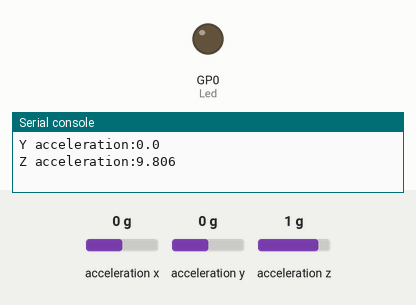
This program was run on a simulated Raspberry Pi Pico running CircuitPython. Parts: output pins drawn as LEDs (lit = HIGH), the last lines printed to the serial console. Inputs (shaded band) come from the test bench; at power-on: acceleration z 1 g, acceleration x 0 g, acceleration y 0 g.

Above: at 1.2 s.
1.3 s: acceleration z set to 0.3 g
2.8 s: acceleration z set to 0 g
At 4.0 s:
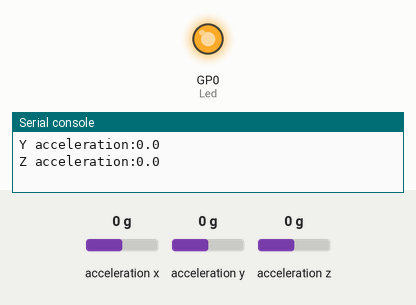
4.3 s: acceleration z set to -0.3 g
At 5.0 s:
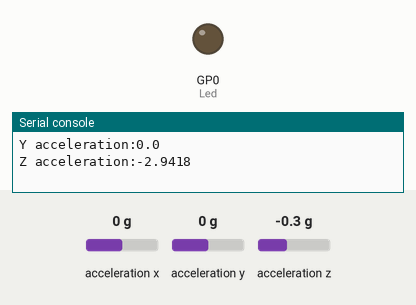
Timing chart, 0 to 7.3 s (numbered marks = the images above; inputs shaded):
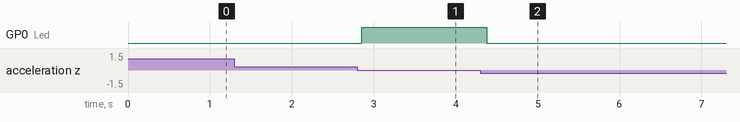

Measured:
- the behaviour switches between 0.2 and 0.1 g on acceleration z (found by bisection; images 0 and 1)
- the behaviour switches between -0.1 and -0.2 g on acceleration z (found by bisection; images 1 and 2)
- after the input at 2.8 s, GP0 (Led): LOW → HIGH after 0.05 s
- after the input at 4.3 s, GP0 (Led): HIGH → LOW after 0.08 s

The program:

Crash_Avoidance_2.py
```python
import board
import time
import adafruit_mpu6050
import busio
import digitalio

sda_pin = board.GP14 #Sets the sda pin
scl_pin = board.GP15 #Sets the scl pin
i2c = busio.I2C(scl_pin, sda_pin) # Connects the sda and scl to i2c

Led = digitalio.DigitalInOut(board.GP0) # Set LED pin
Led.direction = digitalio.Direction.OUTPUT # Pin is using output

mpu = adafruit_mpu6050.MPU6050(i2c) # Sets up the MPU

while True:
    Xaccel = mpu.acceleration[0] #Reads the X acceleration
    Yaccel = mpu.acceleration[1]
    Zaccel = mpu.acceleration[2]

    print(f"X acceleration:{Xaccel}") # Prints the X acceleration
    print(f"Y acceleration:{Yaccel}")
    print(f"Z acceleration:{Zaccel}")
    print(" ") # Create a space between the prints

    if abs(Zaccel) < 1: # If Z is 90 degrees from parallel
        Led.value = True # Turn LED on
        time.sleep(.1) # Pause so there isn't too much data
    else:
        Led.value = False # Turn LED off
        time.sleep(.1) # Pause so there isn't too much data
```
